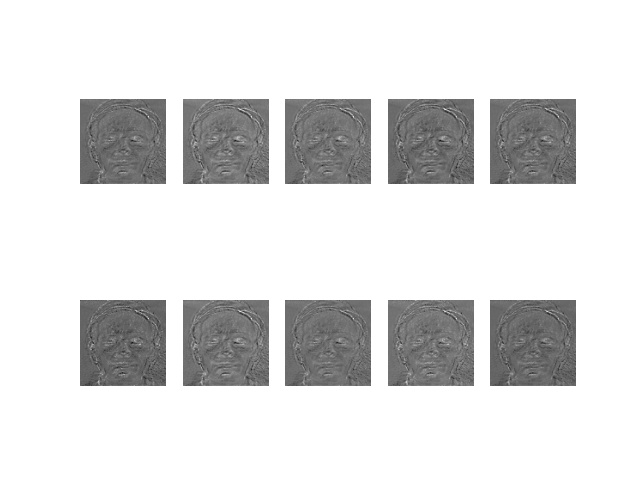
#> input picture HW7/results/lda_reconstruction.jpg, 640 x 480 px, given as the content of the folder ./Yale_Face_Database/Training, which was not available
$ python kernel_eigenface.py   (older library calls are emulated)
#> lines starting #> are read from the running program, lines starting #| are printed output that depends on the picture
from scipy.spatial.distance import cdist
from numpy.linalg import eig, norm, pinv
import matplotlib.pyplot as plt
from PIL import Image
import numpy as np

import argparse
import ntpath
import glob
import os


parser = argparse.ArgumentParser()
parser.add_argument("--option", type=str, default="PCA",
                    help="Choose which task to do: [PCA, LDA]")
parser.add_argument("--img-size", type=int, default=50,
                    help="image resize shape")
parser.add_argument("--kernel-type", type=str, default="linear",
                    help="kernel type for PCA/LDA: [linear, polynomial, rbf]")
parser.add_argument("--gamma", type=float, default=1,
                    help="gamma value for polynomial or rbf kernel")
parser.add_argument("--coeff", type=int, default=2,
                    help="coeff value for polynomial kernel")
parser.add_argument("--degree", type=int, default=20,
                    help="degree value for polynomial kernel")
args = parser.parse_args()


DATA_PATH = "./Yale_Face_Database/"
SAVE_PATH = "./results/"


def read_data(data_path):
#> called with data_path = './Yale_Face_Database/Training/'
    img_size = args.img_size
    data = []
    filepath = []
    label = []

    for file in glob.glob(data_path+"*"):
        # file path (135,)
        filepath.append(file)

        # data (135,10000)
        image = Image.open(file)
#> image is the input picture: PIL image 640x480 RGB; min 22, max 255, mean 220.3
        image = image.resize((img_size, img_size), Image.ANTIALIAS)
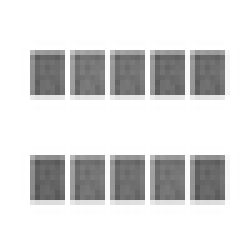
#> image: PIL image 50x50 RGB (shown 5 times larger); min 85, max 255, mean 219.9
        image = np.array(image)
        data.append(image.ravel())

        # label (135,)
        _, tail = ntpath.split(file)
#> (the run stopped early here; a loop or call above may not have finished)

$ run again, on HW7/results/tsne.jpg
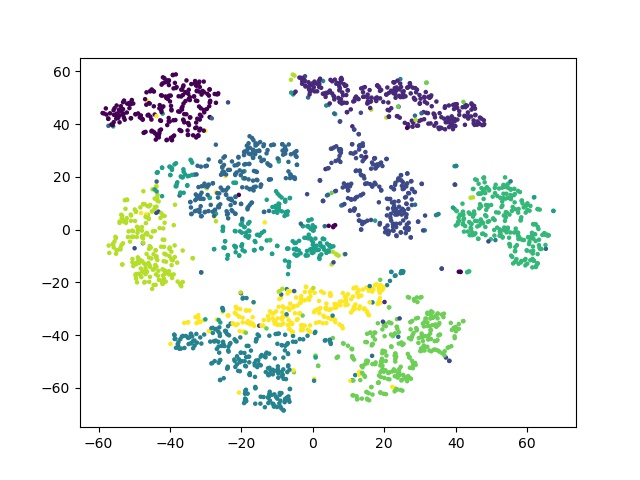
#> input picture HW7/results/tsne.jpg, 640 x 480 px, given as the content of the folder ./Yale_Face_Database/Training, which was not available
#> in read_data, image is the input picture: PIL image 640x480 RGB; mean R, G, B 238.3, 242, 239.4
#> in read_data, `image = image.resize((img_size, img_size), Image.ANTIALIAS)`:
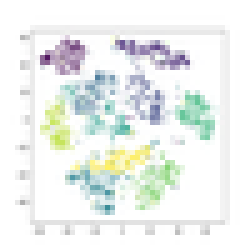
#> image: PIL image 50x50 RGB (shown 5 times larger); mean R, G, B 237.4, 241.3, 238.5
